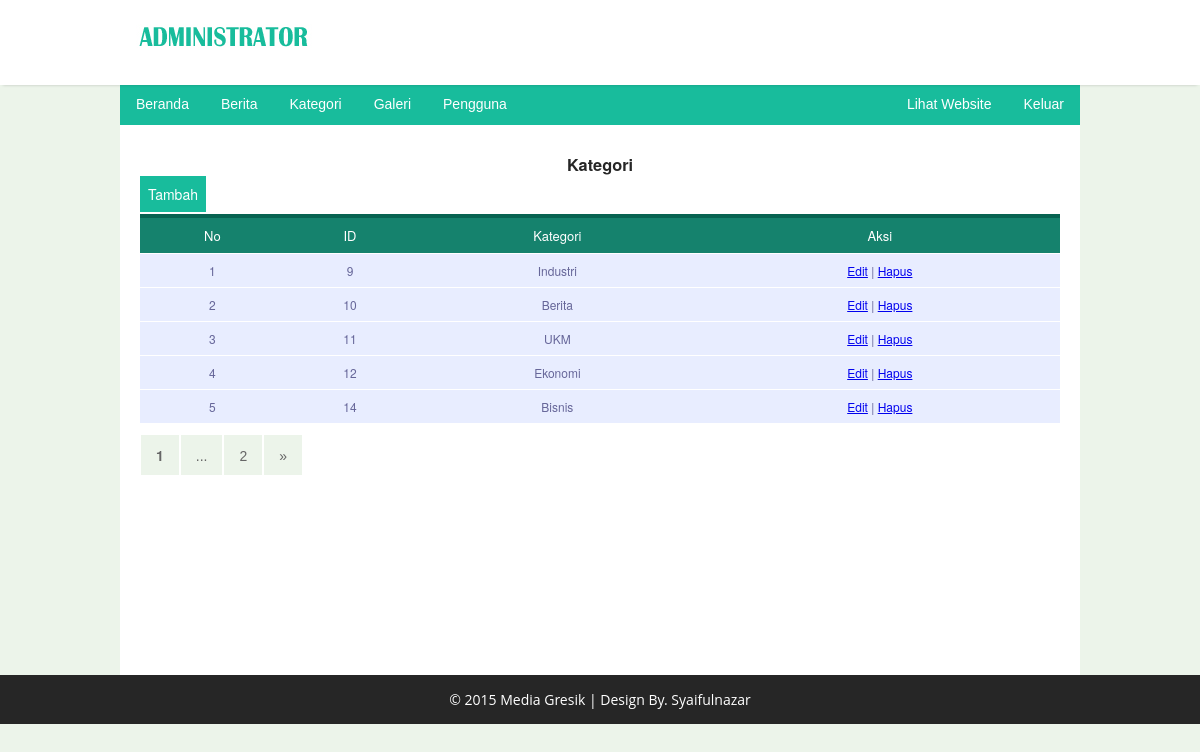
The page /admin/index.php?page=kategori on the database its author committed.
### tables this page shows
CREATE TABLE IF NOT EXISTS `kategori` (
  `id_kategori` int(3) unsigned NOT NULL AUTO_INCREMENT,
  `nm_kategori` varchar(30) NOT NULL DEFAULT '',
  PRIMARY KEY (`id_kategori`)
);

### admin/content/kategori/kategori.php (the view, shortened to what this page needs)
<?php include"menu.php";?>
<div class="halaman">
<div class="artikel">
    <h3>Kategori</h3>
    <a class="selengkapnya" href="index.php?page=tambahkategori"/>Tambah</a>
    <?php
		  $query = mysql_query("SELECT COUNT(*) jumData from kategori");
		  $data = mysql_fetch_array($query);
		  $jumlahData = $data["jumData"];
			$dataperPage = 5;
			  if(isset($_GET['hal']))
			  {
				$noPage= $_GET['hal'];
			  }
			  else
			  {
				$noPage=1;
			  }
			$offset = ($noPage-1)*$dataperPage;
			?>
        <table id="table-a">
        <thead>
        <tr><th>No</th>
            <th>ID</th>
            <th>Kategori</th>
            <th>Aksi</th>
        </tr>
        </thead>
        <tbody>
        <?php
            $query = mysql_query("SELECT id_kategori,
                                        nm_kategori
                                        FROM  kategori
                                        ORDER BY id_kategori ASC
                                        limit  $offset, $dataperPage");
                while($hasil = mysql_fetch_array($query)) {
                $id_kategori = $hasil['id_kategori'];
                $kategori = stripslashes($hasil['nm_kategori']);
        ?>
        <tr>
            <td><?php echo $offset=$offset+1; ?></td>
            <td><?php echo $id_kategori; ?></td>
            <td><?php echo $kategori; ?></td>
            <td><a href="index.php?page=editkategori&id=
                <?php echo $hasil['id_kategori'];?>">Edit</a> |
                <a href="content/kategori/kategori_hapus.php?id=
                <?php echo $hasil['id_kategori'];?>">Hapus</a></td>
        </tr>
        <?php } ?>
        </tbody>
        </table>
        <div class="pagging">
        <ul>
        <?php
                 $jumPage=ceil($jumlahData / $dataperPage);
                 for($page = 1; $page <= $jumPage; $page++)
                 {
                  $showPage = 0;
                  if ((($page >= $noPage - 3) && ($page <= $noPage + 3))
                      || ($page == 1) || ($page == $jumPage))
                  {
                   if (($showPage != ($jumPage - 1)) && ($page == $jumPage)) {
                    echo '<li class="disabled">';
                    echo "<a href='#'>...</a>";
                    echo '</li>';
                   }
                   if ($page == $noPage){
                    echo '<li class="disabled">';
                     echo " <a href='#'><b>".$page."</b></a> ";
                    echo '</li>';
                   }
                   else {
                    echo '<li>';
                    echo " <a href='index.php?page=kategori&hal=".$page."'>".$page."</a> ";
                    echo '</li>';
                   }
                  }
                 }
                 if ($noPage < $jumPage) {
                  echo '<li>';
                  echo "<a href='index.php?page=katergori&hal=".($noPage+1)."'>&raquo;</a>";
                  echo '</li>';
                  }
                ?>
        </ul>
    </div>
</div>
</div>

### admin/css/style.css (style rules this page uses)
* { margin:0; padding:0; font-family:'Helvetica Neue', Helvetica, Arial, sans-serif; }
.artikel { height:auto; background-color:#fff; float:left; width:950; margin: 20px auto; margin-left: 20px; font-family: 'Open Sans', Arial, sans-serif; font-size: 14px; }
.artikel h3 { text-align: left; color:#262626; padding: 8px; }
a.selengkapnya { background: #18BC9C; padding: 8px; margin-left: 0px; text-decoration: none; color: #fff; font-size: 14px; }
.halaman { margin-top: 70px; height:550px; background-color: #fff; width: 100%; overflow: hidden; font-family: 'Open Sans', Arial, sans-serif; }
.halaman h3 { color: #262626; text-align: center; }
.pagging { float: left; background:#fff; width: 100%; margin-top: 0px; }
.pagging ul { display:block; margin: 0px; }
.pagging li { float:left; list-style-type:none; padding:10px 0px 10px 0px; margin:1px; background: #ECF4EA; }
.pagging li a { text-decoration:none; font-family: 'PT Sans', Helvetica, Arial, sans-serif; font-size: 14px; color: #666; padding:10px 15px 10px 15px; }
#table-a { font-family: "Lucida Sans Unicode", "Lucida Grande", Sans-Serif; font-size: 12px; width: 920px; text-align: center; border-collapse: collapse; margin: 10px auto; }
#table-a th { font-size: 13px; font-weight: normal; padding: 8px; background: #15826D; border-top: 4px solid #076351; border-bottom: 1px solid #fff; color: #fff; }
#table-a td { padding: 8px; background: #e8edff; border-bottom: 1px solid #fff; color: #669; border-top: 1px solid transparent; }

### admin/css/slider.css (style rules this page uses)
* { margin: 0; padding: 0; }

### rows shown on the page
kategori: id_kategori "9", nm_kategori "Industri"
kategori: offset "2", id_kategori "10", nm_kategori "Berita"
kategori: offset "3", id_kategori "11", nm_kategori "UKM"
kategori: offset "4", id_kategori "12", nm_kategori "Ekonomi"
kategori: offset "5", id_kategori "14", nm_kategori "Bisnis"
